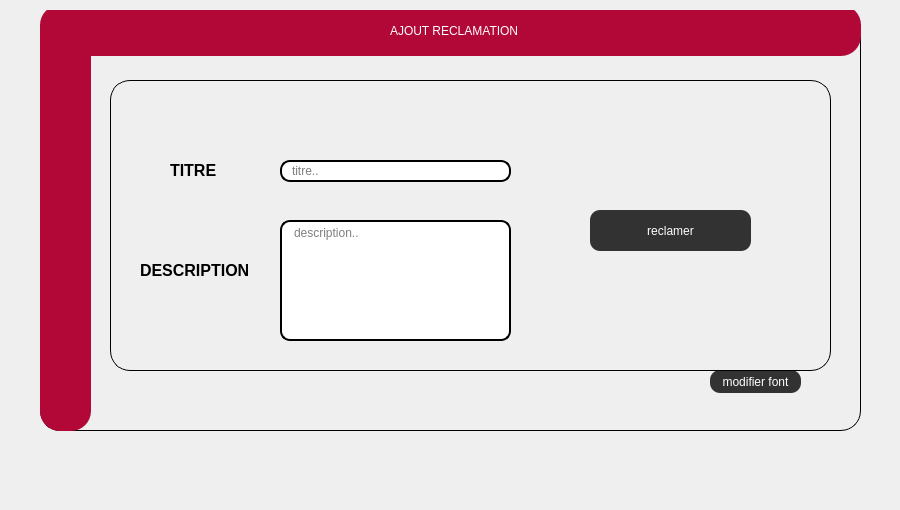
       <widget class="QWidget" name="ajouter_reclam">
        <attribute name="title">
         <string>ajouter</string>
        </attribute>
        <widget class="QPushButton" name="font">
         <property name="geometry">
          <rect>
           <x>710</x>
           <y>370</y>
           <width>91</width>
           <height>23</height>
          </rect>
         </property>
         <property name="styleSheet">
          <string notr="true">QPushButton{
    color:white;
	font: 75 10pt &quot;Source Code Pro&quot;;
	font: 87 7pt &quot;Nexa Rust Sans Black 01&quot;;
    background-color: rgb(51, 50, 50);
background:  rgb(51, 50, 50);
border-radius:10px;
}
QPushButton:hover
{
color:white;

background:#b20837;
border-radius:10px;
}
</string>
         </property>
         <property name="text">
          <string>modifier font</string>
         </property>
        </widget>
        <widget class="QLabel" name="back_rep_17">
         <property name="geometry">
          <rect>
           <x>0</x>
           <y>0</y>
           <width>891</width>
           <height>501</height>
          </rect>
         </property>
         <property name="styleSheet">
          <string notr="true">background-image: url(:/img/img/AA.jpg);</string>
         </property>
         <property name="text">
          <string/>
         </property>
        </widget>
        <widget class="QGroupBox" name="groupBox_42">
         <property name="geometry">
          <rect>
           <x>40</x>
           <y>10</y>
           <width>821</width>
           <height>421</height>
          </rect>
         </property>
         <property name="styleSheet">
          <string notr="true">
QGroupBox  {
    border: 1px solid;
    
  
    border-radius: 20px;
}</string>
         </property>
         <property name="title">
          <string/>
         </property>
         <widget class="QLabel" name="label_redEq_26">
          <property name="geometry">
           <rect>
            <x>0</x>
            <y>-5</y>
            <width>821</width>
            <height>51</height>
           </rect>
          </property>
          <property name="styleSheet">
           <string notr="true">color:white;

background:#b20837;
border-radius:20px;</string>
          </property>
          <property name="text">
           <string/>
          </property>
         </widget>
         <widget class="QLabel" name="label_RedEq2_26">
          <property name="geometry">
           <rect>
            <x>0</x>
            <y>0</y>
            <width>51</width>
            <height>421</height>
           </rect>
          </property>
          <property name="styleSheet">
           <string notr="true">color:white;

background:#b20837;
border-radius:20px;</string>
          </property>
          <property name="text">
           <string/>
          </property>
         </widget>
         <widget class="QLabel" name="label_AjEq_26">
          <property name="geometry">
           <rect>
            <x>350</x>
            <y>10</y>
            <width>211</width>
            <height>21</height>
           </rect>
          </property>
          <property name="styleSheet">
           <string notr="true">color:white;
font: 75 10pt &quot;Source Code Pro&quot;;
	font: 87 10pt &quot;Nexa Rust Sans Black 01&quot;;
background:#b20837;
border-radius:10px;</string>
          </property>
          <property name="text">
           <string>AJOUT RECLAMATION</string>
          </property>
         </widget>
         <widget class="QGroupBox" name="groupBox">
          <property name="geometry">
           <rect>
            <x>70</x>
            <y>70</y>
            <width>721</width>
            <height>291</height>
           </rect>
          </property>
          <property name="title">
           <string/>
          </property>
          <widget class="QTextEdit" name="desc">
           <property name="geometry">
            <rect>
             <x>170</x>
             <y>140</y>
             <width>231</width>
             <height>121</height>
            </rect>
           </property>
           <property name="styleSheet">
            <string notr="true">
border: 2px solid black;
border-radius: 10px;
padding: 0 8px;
background: white;
selection-background-color: gray;</string>
           </property>
           <property name="placeholderText">
            <string>description..</string>
           </property>
          </widget>
          <widget class="QLineEdit" name="titre">
           <property name="geometry">
            <rect>
             <x>170</x>
             <y>80</y>
             <width>231</width>
             <height>22</height>
            </rect>
           </property>
           <property name="styleSheet">
            <string notr="true">border: 2px solid black;
border-radius: 10px;
padding: 0 8px;
background: white;
selection-background-color: gray;</string>
           </property>
           <property name="text">
            <string/>
           </property>
           <property name="placeholderText">
            <string>titre..</string>
           </property>
          </widget>
          <widget class="QPushButton" name="reclamer">
           <property name="geometry">
            <rect>
             <x>480</x>
             <y>130</y>
             <width>161</width>
             <height>41</height>
            </rect>
           </property>
           <property name="styleSheet">
            <string notr="true">QPushButton{
    color:white;
	font: 75 10pt &quot;Source Code Pro&quot;;
	font: 87 7pt &quot;Nexa Rust Sans Black 01&quot;;
    background-color: rgb(51, 50, 50);
background:  rgb(51, 50, 50);
border-radius:10px;
}
QPushButton:hover
{
color:white;

background:#b20837;
border-radius:10px;
}
</string>
           </property>
           <property name="text">
            <string>reclamer</string>
           </property>
           <property name="icon">
            <iconset>
             <normaloff>../../../OneDrive/Documents/ghof/premiereapp1/ressource/icons8-coche-48.png</normaloff>../../../OneDrive/Documents/ghof/premiereapp1/ressource/icons8-coche-48.png</iconset>
           </property>
          </widget>
          <widget class="QLabel" name="label_14">
           <property name="geometry">
            <rect>
             <x>60</x>
             <y>80</y>
             <width>51</width>
             <height>20</height>
            </rect>
           </property>
           <property name="font">
            <font>
             <pointsize>12</pointsize>
             <weight>75</weight>
             <bold>true</bold>
            </font>
           </property>
           <property name="text">
            <string>TITRE</string>
           </property>
          </widget>
          <widget class="QLabel" name="label_15">
           <property name="geometry">
            <rect>
             <x>30</x>
             <y>180</y>
             <width>121</width>
             <height>20</height>
            </rect>
           </property>
           <property name="font">
            <font>
             <pointsize>12</pointsize>
             <weight>75</weight>
             <bold>true</bold>
            </font>
           </property>
           <property name="text">
            <string>DESCRIPTION</string>
           </property>
          </widget>
         </widget>
        </widget>
        <zorder>back_rep_17</zorder>
        <zorder>font</zorder>
        <zorder>groupBox_42</zorder>
       </widget>
